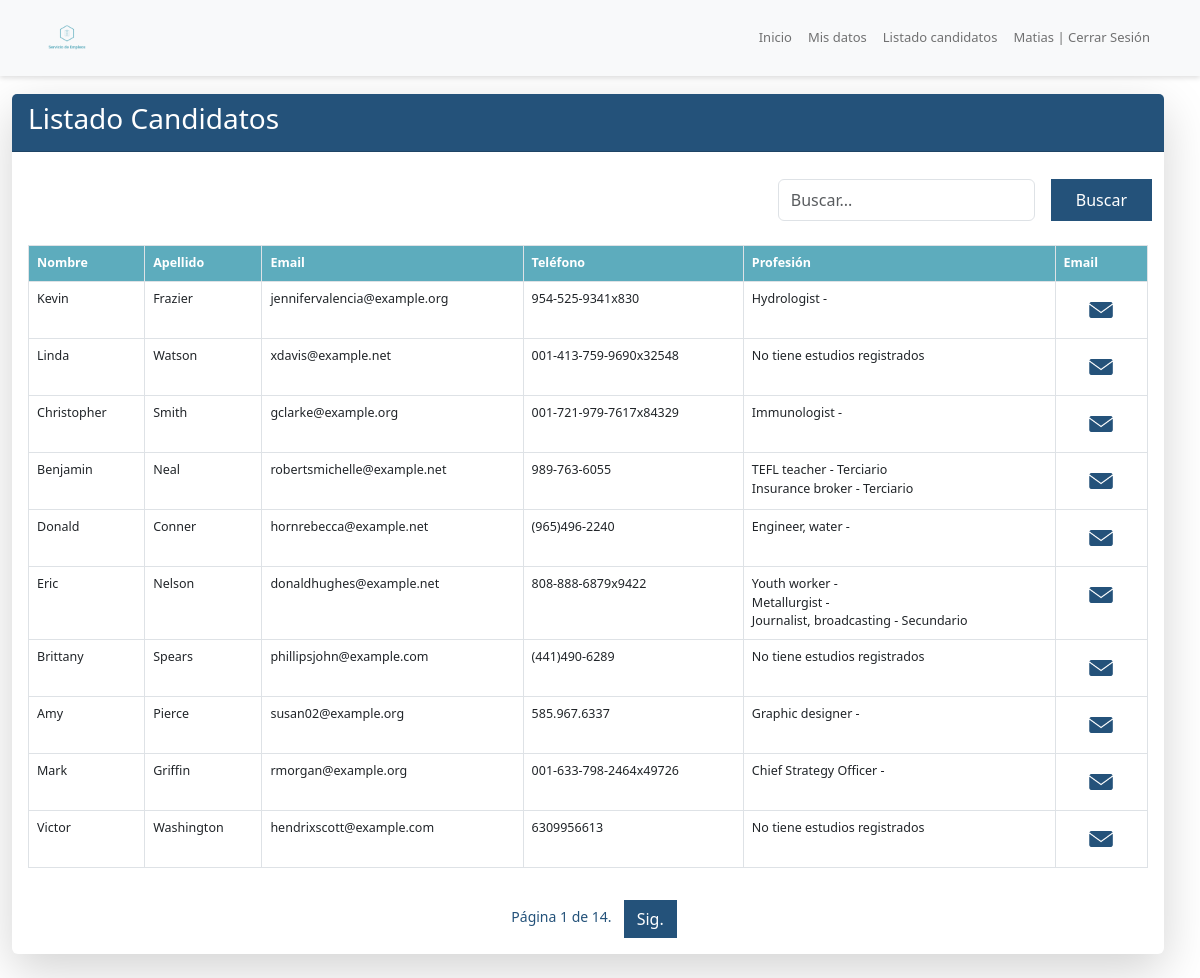
The app's page /listadocandidatos/ (signed in) with its own data.
### seapp/models.py (models this page shows, shortened)
class Persona(models.Model):
    dni = models.CharField(max_length=20, null=False, blank=False)
    cuit = models.CharField(max_length=20, null=False, blank=False)
    nombre: str = models.CharField(max_length=100)
    apellido = models.CharField(max_length= 100,null=False, blank=False)
    email: str = models.EmailField(unique=True)
    telefono = models.CharField(max_length=20, null=False, blank=False)
    direccion = models.CharField(max_length=202, null=False, blank=False)
    fecha_nacimiento = models.DateField(null=True, blank=False)
    SEXO =  [(1, "Masculino"),
            (2, "Femenino"),
            (3, "Otro"),]
    sexo = models.PositiveSmallIntegerField(choices = SEXO,null=True, blank=False)
    localidad = models.CharField(max_length=120, null=False, blank=False)
    provincia = models.CharField(max_length=120, null=False, blank=False)
    pais = models.CharField(max_length=120, verbose_name="país", null=False, blank=False)
    email = models.EmailField(unique=True)  # Asegúrate de que este campo exista y sea único
    image = models.ImageField(upload_to="imgPerfil", null=True, blank=True, verbose_name="perfil")
    usuario = models.OneToOneField(settings.AUTH_USER_MODEL, on_delete=models.CASCADE, related_name='persona')
    es_persona_fisica = models.BooleanField(default=True)  # Asegúrate de que este campo existaexit
    created = models.DateTimeField(auto_now_add=True)
    updated = models.DateTimeField(auto_now=True)
    search_filter = ('nombre','apellido','dni','cuit','estudios_realizados')
    class Meta:
        verbose_name = "persona"
        verbose_name_plural = "personas"
        ordering = ["-id"]

class EstudioRealizado(models.Model):
    carrera = models.CharField(max_length=150)
    nivel_academico = [ (1, "Primario"),
                        (2, "Secundario"),
                        (3, "Terciario"),
                        (4, "Universitario"), ]
    niv_academico = models.PositiveSmallIntegerField (choices= nivel_academico, verbose_name="Nivel Academico")
    estado_estudios = [ (1, "Completo"),
                        (2, "Incompleto"),
                        (3, "En curso"), ]
    esta_estudios = models.PositiveSmallIntegerField (choices= estado_estudios, verbose_name="Estado de Estudios")
    estudiospersona = models.ForeignKey (Persona, null=True, blank=True,  on_delete=models.CASCADE, related_name='estudios_realizados')
    created = models.DateTimeField(auto_now_add=True)
    updated = models.DateTimeField(auto_now=True)
    class Meta:
        verbose_name = "estudio realizado"
        verbose_name_plural = "estudios realizados"
        ordering = ["-id"]

### seapp/views.py (the view, shortened to what this page needs)
# urls.py: path('listadocandidatos/', views.listado_candidatos, name='listadocandidatos.html'),
@login_required
def listado_candidatos(request):
    query = request.GET.get('q','')  # Obtener la consulta de búsqueda
    personas = Persona.objects.all()  # Obtener todas las personas
    paginator = Paginator(personas, 10)  # Mostrar 10 candidatos por página
    page_number = request.GET.get('page')  # Obtener el número de página de la solicitud
    page_obj = paginator.get_page(page_number)  # Obtener la página correspondiente
    candidatos_info = []
    for persona in page_obj:
        estudios = persona.estudios_realizados.all()  # Obtener los estudios relacionados
        candidatos_info.append({
            'nombre': persona.nombre,
            'apellido': persona.apellido,
            'email': persona.usuario.email,  # Asegúrate de que el usuario esté relacionado
            'telefono': persona.telefono,
            'estudios': estudios,  # Agregar los estudios a la información del candidato
        })
    return render(request, "seapp/listadocandidatos.html", {'candidatos': candidatos_info, 'page_obj': page_obj,  'query': query})

### seapp/templates/seapp/listadocandidatos.html (shortened to what this page needs)
{% extends 'seapp/base.html' %}
{% load static %}
{% block container %}
<br>
<br>
<div class="row container-fluid">
    <div class="card-header-center">
        <div class="card-body">
            <br><br><br>
            <div class="card hover shadow-lg border-0">
                <div class="card-header" style="background:#24527A;">
                    <h3 style="color:#ffff;">Listado Candidatos</h3>
                </div>
                <br>
                <nav class="navbar" style="background: transparent;">
                    <div class="container-fluid">
                        <form class="d-flex" method="GET" >
                            <input class="form-control me-3" type="text" placeholder="Buscar..." aria-label="Search" name="q" value="{{ query }}">
                            <button class="btn btn-primary rounded-0 py-2 px-4" type="submit" style="background: #24527A; border-color: #24527A; border-radius: 60;">Buscar</button>
                        </form>
                    </div>
                </nav>
                <div class="card-body text-left">
                    <div class="table-responsive">
                        <table class="table table-bordered table-responsive">
                            <thead class="thead-dark" style="background: #5DACBD; color:#fff;">
                            <tr>
                                <th>Nombre</th>
                                <th>Apellido</th>
                                <th>Email</th>
                                <th>Teléfono</th>
                                <th>Profesión</th>
                                <th>Email</th>
                            </tr>
                        </thead>
                        <tbody>
                            {% for persona in candidatos %}
                            <tr>
                                <td>{{ persona.nombre | title }}</td>
                                <td>{{ persona.apellido | title }}</td>
                                <td>{{ persona.email }}</td>
                                <td>{{ persona.telefono }}</td>
                                <td>
                                    {% for estudio in persona.estudios %}
                                    <div>{{ estudio.carrera }} -
                                        {% if estudio.niv_academico == 1 %} Primario
                                        {% elif estudio.niv_academico == 2 %} Secundario
                                        {% elif estudio.niv_academico == 3 %} Terciario
                                        {% elif estudio.niv_academico == 4 %} Universitario
                                        {% endif %}
                                            </div>
                                {% empty %}
                                        <div>No tiene estudios registrados</div>
                                    {% endfor %}
                                </td>
                                <td class="text-center"><a href="mailto:{{ persona.email }}" class="btn btn-primary" style="background: none;border: none;"><img src="{% static 'seapp/img/icons/email-48.png' %}" style="height: 28px; width: 28px;" alt=""></a></td>
                            </tr>
                            {% endfor %}
                        </tbody>
                        </table>
                    </div>
                </div>
                <section class="paginations ">
                    <div class="container d-flex justify-content-center">
                        <ul class="pagination">
                            <li><span class="page-link" style="color: #24527A; font-size: 14px; font-weight: Italic; border:none; text-decoration: none;">
                                Página {{ page_obj.number }} de {{ page_obj.paginator.num_pages }}.
                            </span></li>
                            <li class="icon">
                                {% if page_obj.has_next %}
                                    <a class="page-link" style="background: #24527A; border-color: #24527A; color:#ffff;" href="?page={{ page_obj.next_page_number }}&q={{ query }}">Sig.</a>
                                {% endif %}
                            </li>
                        </ul>
                    </div>
                </section>
            </div>
        </div>
    </div>
</div>
{% endblock %}

### seapp/templates/seapp/base.html (shortened to what this page needs)
<!DOCTYPE html>
<html lang="es">
<head>
    <link rel="stylesheet" href="seapp/static/seapp/css/">
    <link href="https://cdn.jsdelivr.net/npm/bootstrap@5.0.2/dist/css/bootstrap.min.css" rel="stylesheet">
  {% load static %}
  <link rel="stylesheet" href="{% static 'seapp\static\css\bootstrap.min.css'%}">
  <link rel="stylesheet" href="{% static 'seapp\static\css\backgroud.css' %}">
</head>
<body >
<nav class="navbar navbar-expand-lg navbar-light bg-light fixed-top" style="box-shadow: 0 .2rem 0.3rem rgba(0,0,0,.12)!important; font-size: 13px;">
    <div class="container">
      <a class="navbar-brand" href="{% url 'index.html' %}"><img src="{% static 'seapp/img/logo_transparent.png'%}" class="rounded-circle" style="width: 50px; height: 50px;"></a>
      <div class="collapse navbar-collapse" id="navbarResponsive">
        <ul class="navbar-nav ms-auto">
          <li class="nav-item active">
            <a class="nav-link" href="{% url 'index.html' %}">Inicio</a>
          </li>
          {% for group in request.user.groups.all %}
          {% if group.name == "Empresas" %}
          <li class="nav-item">
            <a class="nav-link" href="{% url 'persona.html' %}">Mis datos</a>
          </li>
          {% elif group.name == "Candidatos" %}
          <li class="nav-item">
            <a class="nav-link" href="{% url 'persona.html'  %}">Mis datos</a>
          </li>
          {% endif %}
          {% endfor %}
          {% for group in request.user.groups.all %}
          {% if group.name == "Empresas" %}
          <li class="nav-item">
            <a class="nav-link" href="{% url 'listadocandidatos.html' %}">Listado candidatos</a>
          </li>
          {% endif %}
          {% endfor %}
          {% if user.is_authenticated %}
          <li class="nav-item" >
            <a class="nav-link " href="{% url 'logout' %}">{{ user.first_name }} | Cerrar Sesión</a>
          </li>
          {% endif %}
        </ul>
      </div>
    </div>
  </nav>
<div class="bg-opacity-50 backgroud" style="text-color: #24527A; font-size: 12.5px;" >
    {% block container %}{% endblock %}
</div>
<br>
</body>
</html>

### seapp/static/seapp/css/backgroud.css (style rules this page uses)
body { position: relative; height: 100vh; margin: 0; overflow: hidden; }

### records on screen
Persona: nombre "Kevin", apellido "Frazier", telefono "954-525-9341x830"
EstudioRealizado: carrera "Hydrologist"
Persona: nombre "Linda", apellido "Watson", telefono "001-413-759-9690x32548"
Persona: nombre "Christopher", apellido "Smith", telefono "001-721-979-7617x84329"
EstudioRealizado: carrera "Immunologist"
Persona: nombre "Benjamin", apellido "Neal", telefono "989-763-6055"
EstudioRealizado: carrera "TEFL teacher", niv_academico "Terciario"
EstudioRealizado: carrera "Insurance broker", niv_academico "Terciario"
Persona: nombre "Donald", apellido "Conner", telefono "(965)496-2240"
EstudioRealizado: carrera "Engineer, water"
Persona: nombre "Eric", apellido "Nelson", telefono "808-888-6879x9422"
EstudioRealizado: carrera "Youth worker"
EstudioRealizado: carrera "Metallurgist"
EstudioRealizado: carrera "Journalist, broadcasting", niv_academico "Secundario"
Persona: nombre "Brittany", apellido "Spears", telefono "(441)490-6289"
Persona: nombre "Amy", apellido "Pierce", telefono "585.967.6337"
EstudioRealizado: carrera "Graphic designer"
Persona: nombre "Mark", apellido "Griffin", telefono "001-633-798-2464x49726"
EstudioRealizado: carrera "Chief Strategy Officer"
Persona: nombre "Victor", apellido "Washington", telefono "6309956613"

### other values on screen
{{ user.first_name }} "Matias"
{{ persona.email }} "jennifervalencia@example.org" "xdavis@example.net" "gclarke@example.org" "robertsmichelle@example.net" "hornrebecca@example.net" "donaldhughes@example.net" "phillipsjohn@example.com" "susan02@example.org" "rmorgan@example.org" "hendrixscott@example.com"
{{ page_obj.number }} "1"
{{ page_obj.paginator.num_pages }} "14"
